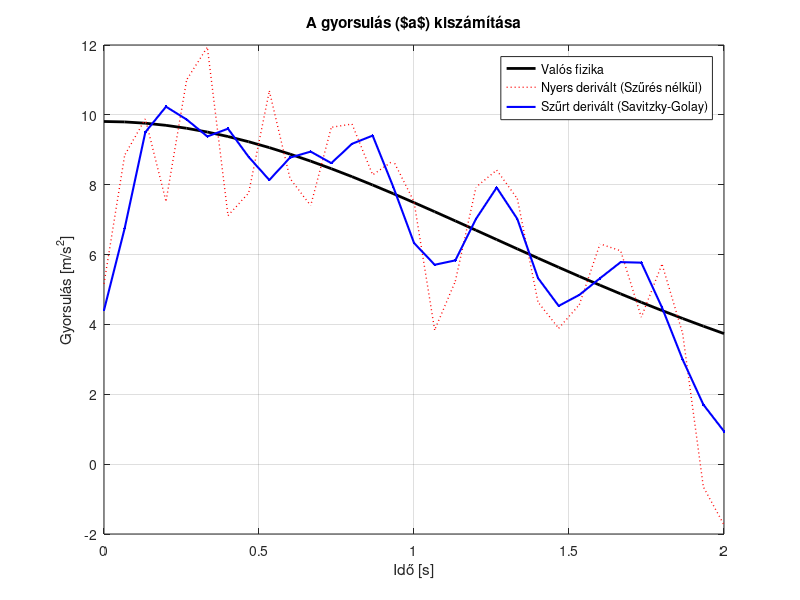

The MATLAB script that drew this image:
%% 3. SAVITZKY-GOLAY SZŰRŐ ÉS SINDy A ZAJOS ADATOKON
clear; clc; close all;

% --- 1. Fizikai Paraméterek és Valós Adatok ---
m = 0.5; g = 9.81; rho = 1.225; A = 0.05; Cd = 0.47;
k_valos = (Cd * rho * A) / (2 * m); 

fps = 15;
dt = 1/fps;
t_cam = (0:dt:2)'; % 2 másodperc videó

ode_func = @(t, x) [x(2); g - k_valos * x(2)^2];
[~, x_data] = ode45(ode_func, t_cam, [0; 0]);
s_valos = x_data(:, 1);

% --- 2. Kamera Zaj Hozzáadása ---
rng(42); % Fixáljuk a véletlenszám-generátort, hogy mindig ugyanazt a zajt kapjuk
zaj_szint = 0.01; % 1 cm átlagos hiba
s_zajos = s_valos + zaj_szint * randn(size(s_valos));

% --- 3. ADATSZŰRÉS: Savitzky-Golay ---
% A cikkben is ezt használták a zaj minimalizálására deriválás előtt
polinom_fok = 3;   % 3. fokú lokális polinomokat illesztünk
ablak_meret = 7;   % 7 adatpontos (képkockás) csúszóablakban (páratlan kell legyen!)

s_szurt = sgolayfilt(s_zajos, polinom_fok, ablak_meret);

% --- 4. Deriválás a SZŰRT adatokból ---
v_szurt = gradient(s_szurt, dt);
a_szurt = gradient(v_szurt, dt);

% Ábrázolás: Nézzük meg, mit csinált a szűrő!
figure('Name', 'Szűrt vs. Zajos Gyorsulás', 'Position', [100, 100, 800, 400]);
a_valos = g - k_valos * x_data(:,2).^2; % Az elméleti, tökéletes gyorsulás
a_zajos_nyers = gradient(gradient(s_zajos, dt), dt); % Szűrés nélküli, vad gyorsulás

plot(t_cam, a_valos, 'k', 'LineWidth', 2); hold on;
plot(t_cam, a_zajos_nyers, 'r:', 'LineWidth', 1);
plot(t_cam, a_szurt, 'b.-', 'LineWidth', 1.5);
title('A gyorsulás ($a$) kiszámítása'); 
legend('Valós fizika', 'Nyers derivált (Szűrés nélkül)', 'Szűrt derivált (Savitzky-Golay)');
xlabel('Idő [s]'); ylabel('Gyorsulás [m/s^2]'); grid on;

% --- 5. SINDy ALGORITMUS ---
a_ismert = g .* ones(size(t_cam));
a_maradek = a_szurt - a_ismert;

Theta = [ones(size(v_szurt)), v_szurt, v_szurt.^2, v_szurt.^3]; 
konyvtar_nevek = {'1', 'v', 'v^2', 'v^3'};

% SINDy hiperparaméter
lambda = 0.1; % Magasabb küszöböt állítunk be, hogy a maradék zajt kiszűrjük
Xi = Theta \ a_maradek; 

for k = 1:10
    kis_indexek = (abs(Xi) < lambda);
    Xi(kis_indexek) = 0;
    nagy_indexek = ~kis_indexek;
    if any(nagy_indexek)
        Xi(nagy_indexek) = Theta(:, nagy_indexek) \ a_maradek;
    end
end

%% Eredmények kiírása
clc;
fprintf('--- FIZIKA (Ideális) ---\n');
fprintf('A valós együttható a v^2 taghoz: %.4f\n\n', -k_valos);

fprintf('--- SINDy EREDMÉNYEK (Savitzky-Golay szűrt adatokból) ---\n');
talalt_tag = false;
for i = 1:length(Xi)
    if Xi(i) ~= 0
        fprintf('%5s tag együtthatója: %8.4f\n', konyvtar_nevek{i}, Xi(i));
        talalt_tag = true;
    end
end
if ~talalt_tag
    fprintf('A SINDy a zaj miatt minden tagot eldobott (Túl nagy lambda vagy túl kis jel).\n');
end
